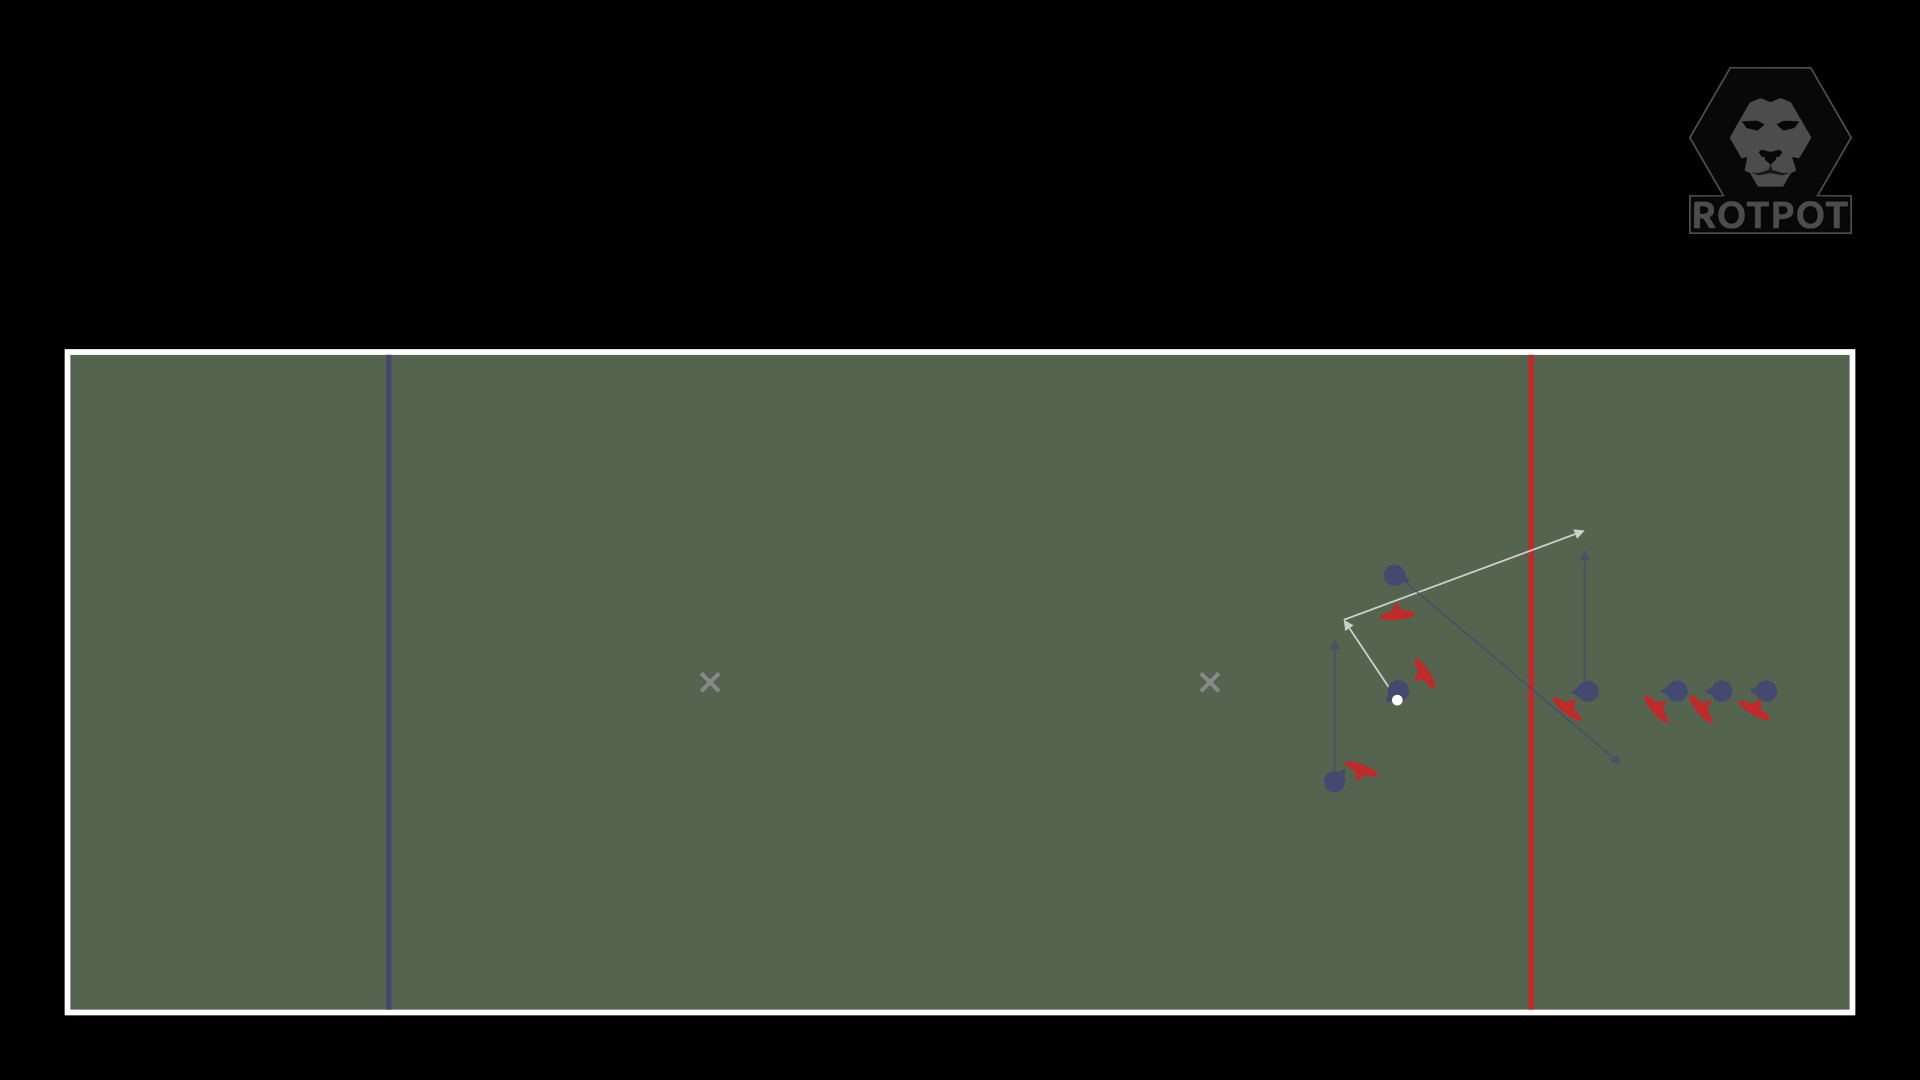

Source code (Python):
from manim_animations import create_movie
from scenes import UltimateScene
from scenes.ultimate_scene import multi_context


class Thumbnail(UltimateScene):
    def construct(self):
        f, s = self.prepare()
        f.load_state(s[2])
        self.add(f.get_disc_arrow(s[2], s[3], buffer=0))
        self.add(f.get_disc_arrow(s[3], s[4], buffer=0))
        self.add(f.get_arrows(s[2], s[3], players="o7"))
        self.add(f.get_arrows(s[2], s[4], players="o5"))
        self.add(f.get_arrows(s[3], s[4], players="o1 o7"))


class Animation(UltimateScene):
    def construct(self):
        f, s = self.prepare()
        self.write("Standard Play", animate=False)
        self.write_small("Schnelldurchlauf", animate=False)
        # self.write_small('Wichtig: Timing der Breakside Continuation', animate=False)
        # Durchlauf
        self.wait()
        f.transition(s[1], run_time=0.4)
        f.transition(s[2], run_time=0.5, linear_end=True)
        f.transition(s[3], run_time=1.5, linear_start=True)
        f.transition(s[4], run_time=1.5, disc_delay=0.0, d_delay=0)
        self.wait(2)
        self.write_small("Positionierung")
        f.transition(s[0], run_time=0.5)
        self.wait()
        self.write_small("Handler hinter der Scheibe, um Würfe nach vorne zu ermöglichen")
        with multi_context(f.highlight("o5", play_now=False), f.highlight("o7", play_now=False)):
            self.play(*self.buffered_animations, run_time=0.5)
            self.buffered_animations.clear()
            self.wait()
        self.write_small("Dump auf der offenen Seite wird aktiviert")
        with f.field_of_view("o6"):
            self.wait()
            f.transition(s[1], run_time=0.5)
            self.wait()
            self.write_small("Dump Cuttet auf die Breakside.")
            with f.arrows(players="o7", state=s[1], next_state=s[2]), f.arrows(
                players="o7", state=s[2], next_state=s[3]
            ):
                self.wait()
                self.write_small("Breakside Handler cleart per Überläufer den Raum")
                with f.arrows(players="o5", state=s[1], next_state=s[2]), f.arrows(
                    players="o5", state=s[2], next_state=s[3]
                ):
                    self.wait(2)
                    f.transition(s[2], run_time=0.5, linear_end=True)
                    f.transition(s[3], run_time=1.5, linear_start=True)
            self.wait()
        self.write_small('Iso läuft Breakside continuation. "Late or on time"')
        self.wait()
        f.transition(s[4], run_time=1.5, linear_start=True, d_delay=0, disc_delay=0)
        self.wait()


def render_scene():
    create_movie(Thumbnail, debug=False, hq=True)
    # create_movie(Animation, debug=False, hq=True)


if __name__ == "__main__":
    render_scene()
